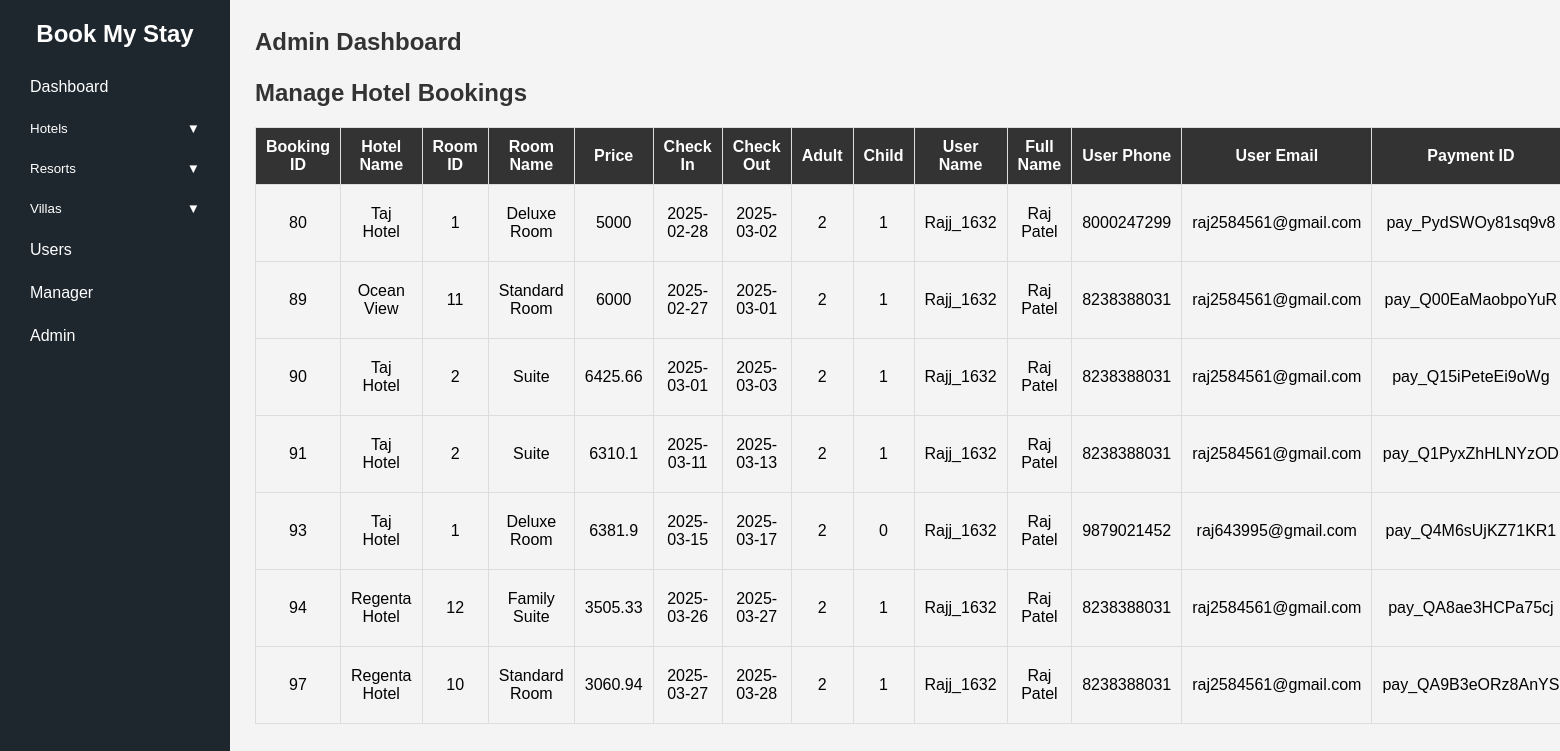
The app's page /admin/dashboard.php?page=hotelbooking.php (signed in) with its own data.
### tables this page shows
CREATE TABLE `hotel_booking` (
  `booking_id` int(11) NOT NULL,
  `room_id` varchar(255) NOT NULL,
  `rname` varchar(255) NOT NULL,
  `hname` varchar(50) NOT NULL,
  `hprice` varchar(10) NOT NULL,
  `checkin` date NOT NULL,
  `checkout` date NOT NULL,
  `adult` int(10) NOT NULL,
  `child` int(10) NOT NULL,
  `username` varchar(50) NOT NULL,
  `fullname` varchar(255) NOT NULL,
  `userphno` varchar(50) NOT NULL,
  `useremail` varchar(50) NOT NULL,
  `payment_id` varchar(255) NOT NULL,
  `order_id` varchar(255) NOT NULL,
  `status` varchar(20) NOT NULL DEFAULT 'pending'
);

### admin/hotelbooking.php (the view, shortened to what this page needs)
<?php
$conn = mysqli_connect("localhost", "root", "", "villa_booking") or die("Database & Server Error");
$sql = "SELECT `booking_id`, `room_id`, `rname`, `hname`, `hprice`, `checkin`, `checkout`, `adult`, `child`, `username`, `fullname`, `userphno`, `useremail`, `payment_id`, `order_id`, `status` FROM `hotel_booking`";
$result = mysqli_query($conn, $sql);
?>
<!DOCTYPE html>
<html lang="en">
<head>
</head>
<body>
    <div class="header">
        <h1>Manage Hotel Bookings</h1>
    </div>
    <?php
    if ($result && mysqli_num_rows($result) > 0) {
        echo "<table>
                <tr>
                    <th>Booking ID</th>
                    <th>Hotel Name</th>
                    <th>Room ID</th>
                    <th>Room Name</th>
                    <th>Price</th>
                    <th>Check In</th>
                    <th>Check Out</th>
                    <th>Adult</th>
                    <th>Child</th>
                    <th>User Name</th>
                    <th>Full Name</th>
                    <th>User Phone</th>
                    <th>User Email</th>
                    <th>Payment ID</th>
                    <th>Order ID</th>
                    <th>Status</th>
                    <th>Actions</th>
                </tr>";
        while ($row = mysqli_fetch_assoc($result)) {
            echo "<tr>
                    <td>" . htmlspecialchars($row["booking_id"]) . "</td>
                    <td>" . htmlspecialchars($row["hname"]) . "</td>
                    <td>" . htmlspecialchars($row["room_id"]) . "</td>
                    <td>" . htmlspecialchars($row["rname"]) . "</td>
                    <td>" . htmlspecialchars($row["hprice"]) . "</td>
                    <td>" . htmlspecialchars($row["checkin"]) . "</td>
                    <td>" . htmlspecialchars($row["checkout"]) . "</td>
                    <td>" . htmlspecialchars($row["adult"]) . "</td>
                    <td>" . htmlspecialchars($row["child"]) . "</td>
                    <td>" . htmlspecialchars($row["username"]) . "</td>
                    <td>" . htmlspecialchars($row["fullname"]) . "</td>
                    <td>" . htmlspecialchars($row["userphno"]) . "</td>
                    <td>" . htmlspecialchars($row["useremail"]) . "</td>
                    <td>" . htmlspecialchars($row["payment_id"]) . "</td>
                    <td>" . htmlspecialchars($row["order_id"]) . "</td>
                    <td>" . htmlspecialchars($row["status"]) . "</td>
                    <td>
                        <a href='invoice.php?order_id=" . $row["order_id"] . "' class='edit-btn'>Invoice</a>
                        <a href='deletehotelbooking.php?delete_id=" . $row["booking_id"] . "' class='delete-btn' onclick='return confirm(\"Are you sure you want to delete this booking?\");'>Delete</a>
                    </td>
                  </tr>";
        }
        echo "</table>";
    } else {
        echo "No data found";
    }
    ?>
</body>
</html>

### admin/dashboard.php (style rules this page uses)
* { margin: 0; padding: 0; box-sizing: border-box; }
body { font-family: 'Segoe UI', sans-serif; display: flex; min-height: 100vh; background: #f5f6fa; }
.header { display: flex; justify-content: space-between; align-items: center; margin-bottom: 25px; }
.header h1 { font-size: 24px; }

### admin/hotelbooking.php (style rules this page uses)
body { font-family: Arial, sans-serif; background-color: #f4f4f4; }
table { width: 100%; border-collapse: collapse; margin-top: 20px; }
th, td { border: 1px solid #ddd; padding: 10px; text-align: center; }
th { background-color: #333; color: white; }
.header { display: flex; justify-content: space-between; align-items: center; margin-bottom: 20px; }
.header h1 { font-size: 24px; color: #333; }

### records on screen
hotel_booking: booking_id "80", hname "Taj Hotel", room "1", rname "Deluxe Room", hprice "5000", checkin "2025-02-28", checkout "2025-03-02", adult "2", child "1", username "Rajj_1632", fullname "Raj Patel", userphno "8000247299", useremail "raj2584561@gmail.com", payment "pay_PydSWOy81sq9v8"
hotel_booking: booking_id "89", hname "Ocean View", room "11", rname "Standard Room", hprice "6000", checkin "2025-02-27", checkout "2025-03-01", adult "2", child "1", username "Rajj_1632", fullname "Raj Patel", userphno "8238388031", useremail "raj2584561@gmail.com", payment "pay_Q00EaMaobpoYuR"
hotel_booking: booking_id "90", hname "Taj Hotel", room "2", rname "Suite", hprice "6425.66", checkin "2025-03-01", checkout "2025-03-03", adult "2", child "1", username "Rajj_1632", fullname "Raj Patel", userphno "8238388031", useremail "raj2584561@gmail.com", payment "pay_Q15iPeteEi9oWg"
hotel_booking: booking_id "91", hname "Taj Hotel", room "2", rname "Suite", hprice "6310.1", checkin "2025-03-11", checkout "2025-03-13", adult "2", child "1", username "Rajj_1632", fullname "Raj Patel", userphno "8238388031", useremail "raj2584561@gmail.com", payment "pay_Q1PyxZhHLNYzOD"
hotel_booking: booking_id "93", hname "Taj Hotel", room "1", rname "Deluxe Room", hprice "6381.9", checkin "2025-03-15", checkout "2025-03-17", adult "2", child "0", username "Rajj_1632", fullname "Raj Patel", userphno "9879021452", useremail "raj643995@gmail.com", payment "pay_Q4M6sUjKZ71KR1"
hotel_booking: booking_id "94", hname "Regenta Hotel", room "12", rname "Family Suite", hprice "3505.33", checkin "2025-03-26", checkout "2025-03-27", adult "2", child "1", username "Rajj_1632", fullname "Raj Patel", userphno "8238388031", useremail "raj2584561@gmail.com", payment "pay_QA8ae3HCPa75cj"
hotel_booking: booking_id "97", hname "Regenta Hotel", room "10", rname "Standard Room", hprice "3060.94", checkin "2025-03-27", checkout "2025-03-28", adult "2", child "1", username "Rajj_1632", fullname "Raj Patel", userphno "8238388031", useremail "raj2584561@gmail.com", payment "pay_QA9B3eORz8AnYS"
